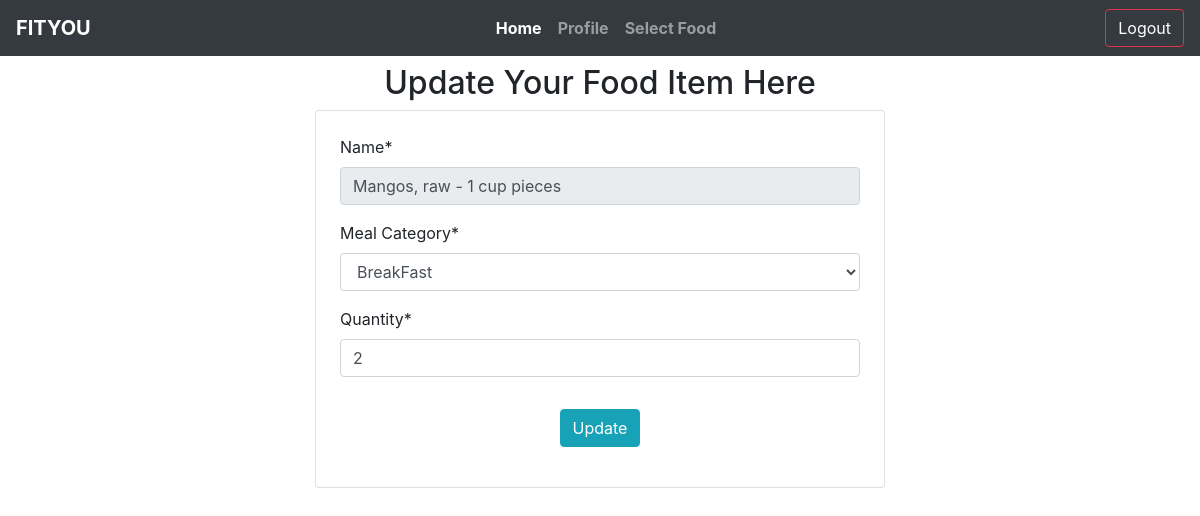
The app's page /update-food-item/9 (signed in) with its own data.
### main_app/models.py (models this page shows, shortened)
class UserFoodItems(models.Model):
    user = models.ForeignKey(User,on_delete=models.CASCADE,null=True)
    name = models.CharField(max_length=100,null=True)
    meal_cat = models.ForeignKey(MealCategory,on_delete=models.CASCADE,null=True,default="BreakFast")
    quantity = models.PositiveIntegerField(default=0)
    calories = models.FloatField(default=0)
    fats = models.FloatField(null=True)
    proteins = models.FloatField(null=True)
    carbs = models.FloatField(null=True)
    date_added = models.DateField(default=timezone.now)
    class Meta:
        verbose_name = 'User Food Item'

### main_app/views.py (the view, shortened to what this page needs)
# urls.py: path('update-food-item/<int:id>',views.updatefooditem,name="update_food_item"),
@login_required(login_url='login')
def updatefooditem(request,id):
    food = UserFoodItems.objects.get(id = id)
    form = UpdateFoodItem(instance=food)
    context = {'form':form}
    return render(request,'main_app/update_food.html',context)

### main_app/forms.py
class UpdateFoodItem(forms.ModelForm):
    def __init__(self, *args, **kwargs):
       super(UpdateFoodItem, self).__init__(*args, **kwargs)
       self.fields['name'].widget.attrs['readonly'] = True
    class Meta:
        model = UserFoodItems
        fields = ['name','meal_cat','quantity']
        labels = {
            'meal_cat': ('Meal Category')
        }

### main_app/models.py (called while the page is built)
    def __str__(self):
        return self.title

### main_app/templates/main_app/update_food.html (shortened to what this page needs)
{% extends 'main_app/index.html' %}
{% load crispy_forms_tags %}
{% block main %}
<h2 class="text-center mt-2">Update Your Food Item Here</h2>
<div class="container" style="max-width: 50%;">
    <div class="card py-4 px-4 mb-2">
        <form method="POST">
            <fieldset class="form-group">
                {{ form|crispy }}
            </fieldset>
            <div class="form-group text-center">
                <button type="submit" class="btn btn-info">Update</button>
            </div>
        </form>
    </div>
</div>
{% endblock main %}

### main_app/static/css/style.css (style rules this page uses)
body { margin: 0; padding: 0; }

### records on screen
UserFoodItems: name "Mangos, raw - 1 cup pieces", meal_cat "BreakFast", quantity "2"
